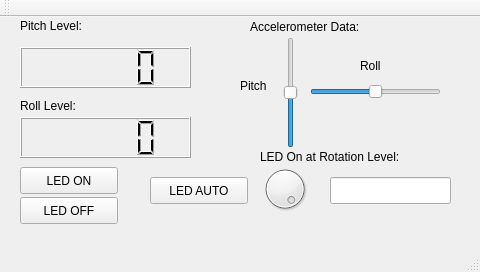
<?xml version="1.0" encoding="UTF-8"?>
<ui version="4.0">
 <class>MainWindow</class>
 <widget class="QMainWindow" name="MainWindow">
  <property name="geometry">
   <rect>
    <x>0</x>
    <y>0</y>
    <width>480</width>
    <height>272</height>
   </rect>
  </property>
  <property name="windowTitle">
   <string>Derek Molloy DCU QT Application</string>
  </property>
  <property name="windowIcon">
   <iconset>
    <normaloff>../../Downloads/photo.jpg.png</normaloff>../../Downloads/photo.jpg.png</iconset>
  </property>
  <widget class="QWidget" name="centralWidget">
   <widget class="QDial" name="lightLevelDial">
    <property name="geometry">
     <rect>
      <x>260</x>
      <y>140</y>
      <width>50</width>
      <height>64</height>
     </rect>
    </property>
    <property name="minimum">
     <number>-90</number>
    </property>
    <property name="maximum">
     <number>90</number>
    </property>
    <property name="value">
     <number>90</number>
    </property>
   </widget>
   <widget class="QPushButton" name="ledOnButton">
    <property name="geometry">
     <rect>
      <x>20</x>
      <y>150</y>
      <width>98</width>
      <height>27</height>
     </rect>
    </property>
    <property name="text">
     <string>LED ON</string>
    </property>
   </widget>
   <widget class="QPushButton" name="ledOffButton">
    <property name="geometry">
     <rect>
      <x>20</x>
      <y>180</y>
      <width>98</width>
      <height>27</height>
     </rect>
    </property>
    <property name="text">
     <string>LED OFF</string>
    </property>
   </widget>
   <widget class="QLCDNumber" name="pitchNumber">
    <property name="geometry">
     <rect>
      <x>20</x>
      <y>30</y>
      <width>171</width>
      <height>41</height>
     </rect>
    </property>
   </widget>
   <widget class="QSlider" name="rollSlider">
    <property name="geometry">
     <rect>
      <x>310</x>
      <y>60</y>
      <width>131</width>
      <height>29</height>
     </rect>
    </property>
    <property name="minimum">
     <number>-90</number>
    </property>
    <property name="maximum">
     <number>90</number>
    </property>
    <property name="orientation">
     <enum>Qt::Horizontal</enum>
    </property>
   </widget>
   <widget class="QSlider" name="pitchSlider">
    <property name="geometry">
     <rect>
      <x>280</x>
      <y>20</y>
      <width>21</width>
      <height>111</height>
     </rect>
    </property>
    <property name="minimum">
     <number>-90</number>
    </property>
    <property name="maximum">
     <number>90</number>
    </property>
    <property name="orientation">
     <enum>Qt::Vertical</enum>
    </property>
   </widget>
   <widget class="QLabel" name="pitchLabel">
    <property name="geometry">
     <rect>
      <x>240</x>
      <y>60</y>
      <width>41</width>
      <height>17</height>
     </rect>
    </property>
    <property name="text">
     <string>Pitch</string>
    </property>
   </widget>
   <widget class="QLabel" name="rollLabel">
    <property name="geometry">
     <rect>
      <x>360</x>
      <y>40</y>
      <width>66</width>
      <height>17</height>
     </rect>
    </property>
    <property name="text">
     <string>Roll</string>
    </property>
   </widget>
   <widget class="QLabel" name="pitchLevelLabel">
    <property name="geometry">
     <rect>
      <x>20</x>
      <y>0</y>
      <width>111</width>
      <height>17</height>
     </rect>
    </property>
    <property name="text">
     <string>Pitch Level:</string>
    </property>
   </widget>
   <widget class="QLabel" name="LEDRotLabel">
    <property name="geometry">
     <rect>
      <x>260</x>
      <y>130</y>
      <width>181</width>
      <height>20</height>
     </rect>
    </property>
    <property name="text">
     <string>LED On at Rotation Level:</string>
    </property>
   </widget>
   <widget class="QLabel" name="accLabel">
    <property name="geometry">
     <rect>
      <x>250</x>
      <y>0</y>
      <width>191</width>
      <height>20</height>
     </rect>
    </property>
    <property name="text">
     <string>Accelerometer Data:</string>
    </property>
   </widget>
   <widget class="QLineEdit" name="lightLevelEdit">
    <property name="geometry">
     <rect>
      <x>330</x>
      <y>160</y>
      <width>121</width>
      <height>27</height>
     </rect>
    </property>
    <property name="readOnly">
     <bool>true</bool>
    </property>
   </widget>
   <widget class="QPushButton" name="ledAutoButton">
    <property name="geometry">
     <rect>
      <x>150</x>
      <y>160</y>
      <width>98</width>
      <height>27</height>
     </rect>
    </property>
    <property name="text">
     <string>LED AUTO</string>
    </property>
   </widget>
   <widget class="QLabel" name="rollLevelLabel">
    <property name="geometry">
     <rect>
      <x>20</x>
      <y>80</y>
      <width>111</width>
      <height>17</height>
     </rect>
    </property>
    <property name="text">
     <string>Roll Level:</string>
    </property>
   </widget>
   <widget class="QLCDNumber" name="rollNumber">
    <property name="geometry">
     <rect>
      <x>20</x>
      <y>100</y>
      <width>171</width>
      <height>41</height>
     </rect>
    </property>
   </widget>
  </widget>
  <widget class="QToolBar" name="mainToolBar">
   <attribute name="toolBarArea">
    <enum>TopToolBarArea</enum>
   </attribute>
   <attribute name="toolBarBreak">
    <bool>false</bool>
   </attribute>
  </widget>
  <widget class="QStatusBar" name="statusBar"/>
 </widget>
 <layoutdefault spacing="6" margin="11"/>
 <resources/>
 <connections/>
</ui>
